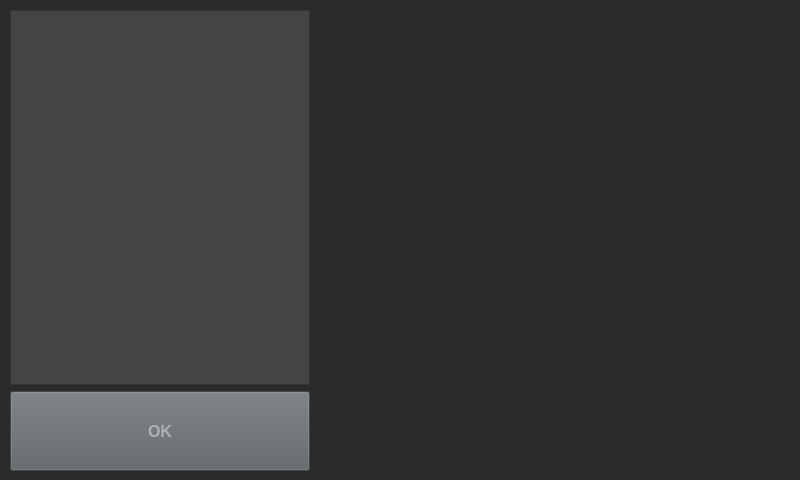
<?xml version="1.0" encoding="UTF-8"?>
<ui version="4.0">
 <class>Form</class>
 <widget class="QWidget" name="Form">
  <property name="geometry">
   <rect>
    <x>0</x>
    <y>0</y>
    <width>800</width>
    <height>480</height>
   </rect>
  </property>
  <property name="minimumSize">
   <size>
    <width>800</width>
    <height>480</height>
   </size>
  </property>
  <property name="windowTitle">
   <string>Form</string>
  </property>
  <property name="styleSheet">
   <string notr="true">background-color: rgb(43, 43, 43);</string>
  </property>
  <widget class="QWidget" name="horizontalLayoutWidget">
   <property name="geometry">
    <rect>
     <x>10</x>
     <y>10</y>
     <width>781</width>
     <height>461</height>
    </rect>
   </property>
   <layout class="QHBoxLayout" name="horizontalLayout">
    <item>
     <layout class="QVBoxLayout" name="verticalLayout_4">
      <item>
       <widget class="QTreeView" name="treeView">
        <property name="maximumSize">
         <size>
          <width>300</width>
          <height>16777215</height>
         </size>
        </property>
        <property name="styleSheet">
         <string notr="true">color: rgb(255, 255, 255);
background-color: rgb(68, 68, 68);</string>
        </property>
       </widget>
      </item>
      <item>
       <widget class="QPushButton" name="okBtn">
        <property name="minimumSize">
         <size>
          <width>0</width>
          <height>80</height>
         </size>
        </property>
        <property name="maximumSize">
         <size>
          <width>300</width>
          <height>16777215</height>
         </size>
        </property>
        <property name="font">
         <font>
          <pointsize>12</pointsize>
          <weight>75</weight>
          <bold>true</bold>
         </font>
        </property>
        <property name="styleSheet">
         <string notr="true">background-color: rgb(92, 97, 100);
color: rgb(175, 177, 179);
</string>
        </property>
        <property name="text">
         <string>OK</string>
        </property>
       </widget>
      </item>
     </layout>
    </item>
    <item>
     <widget class="QLabel" name="label">
      <property name="text">
       <string/>
      </property>
     </widget>
    </item>
   </layout>
  </widget>
 </widget>
 <resources/>
 <connections/>
</ui>
